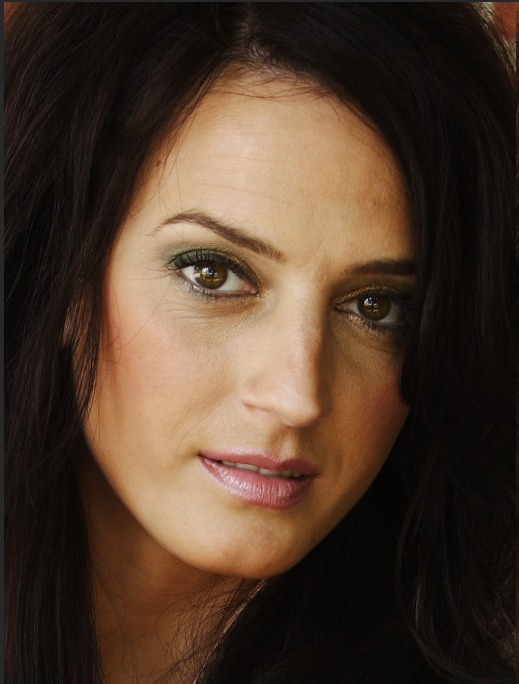
#> input picture Section4/exam/face.jpeg, 519 x 684 px
$ python exam1.py
#> lines starting #> are read from the running program, lines starting #| are printed output that depends on the picture
import cv2 as cv
import numpy as np

img=cv.imread("face.jpeg")
#> img is the input picture: shape (684, 519, 3); mean B, G, R 43.3, 58.1, 77.8
mask=int('11111110',2)
new_img = np.zeros((img.shape[0],img.shape[1],3), np.uint8)

for i in range(img.shape[0]):
    for j in range(img.shape[1]):
        nVal=img[i,j] & mask
        new_img[i,j] = nVal

img3=cv.hconcat([img,new_img])
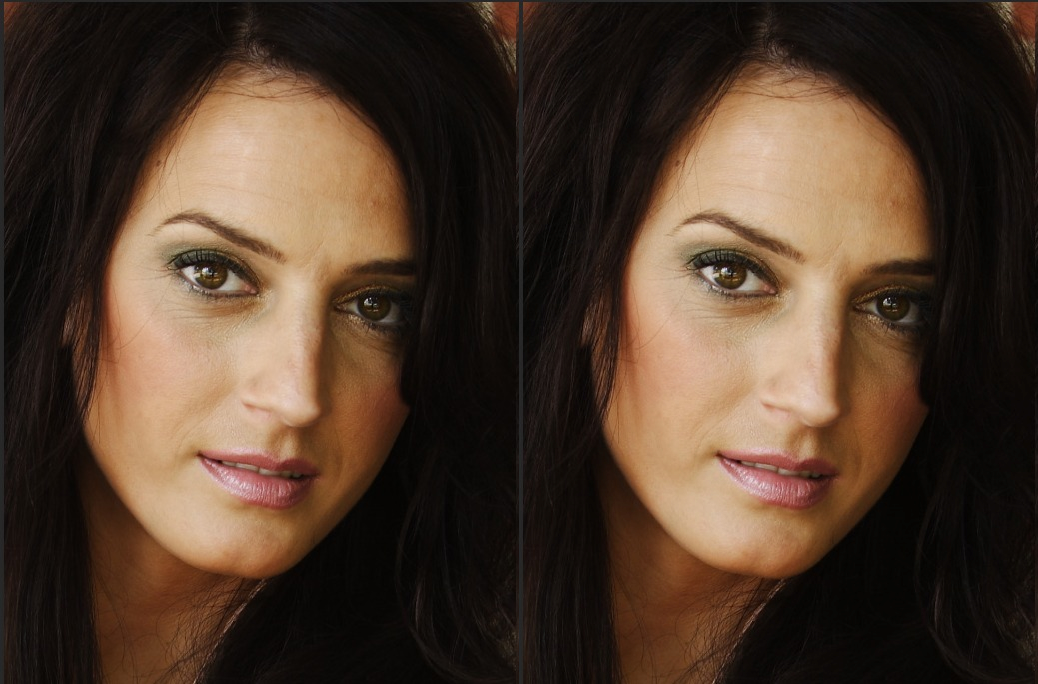
#> img3: shape (684, 1038, 3); mean B, G, R 43.1, 57.9, 77.6
# cv.imwrite('finalImage.png',img3)
cv.imshow("image",img3)
cv.waitKey(0)
# img2=cv.hconcat([img,nVal])

# cv.imwrite("img.jpeg",img2)

$ run again, with Section4/exam/brad.jpg copied over Section4/exam/face.jpeg
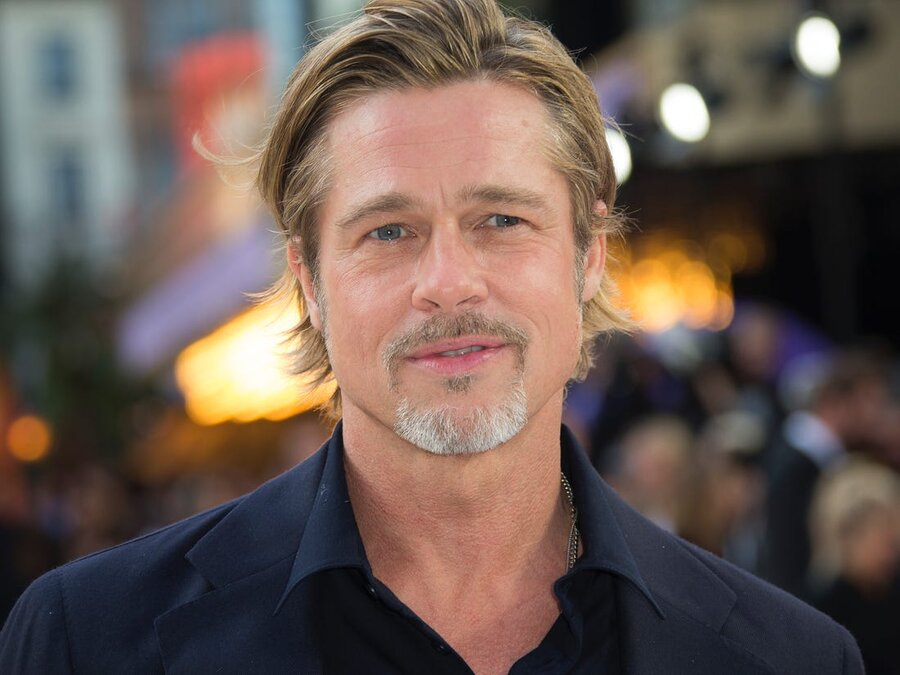
#> input picture Section4/exam/brad.jpg, 900 x 675 px
#> img is the input picture: shape (675, 900, 3); mean B, G, R 81.8, 89.7, 106.5
#> `img3=cv.hconcat([img,new_img])`:
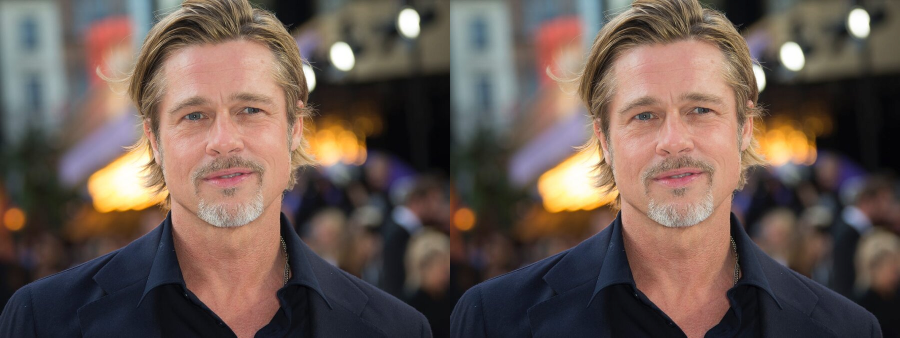
#> img3: shape (675, 1800, 3) (shown at 1/2 size); mean B, G, R 81.6, 89.5, 106.3

$ run again, with Section4/exam/mori.jpg copied over Section4/exam/face.jpeg
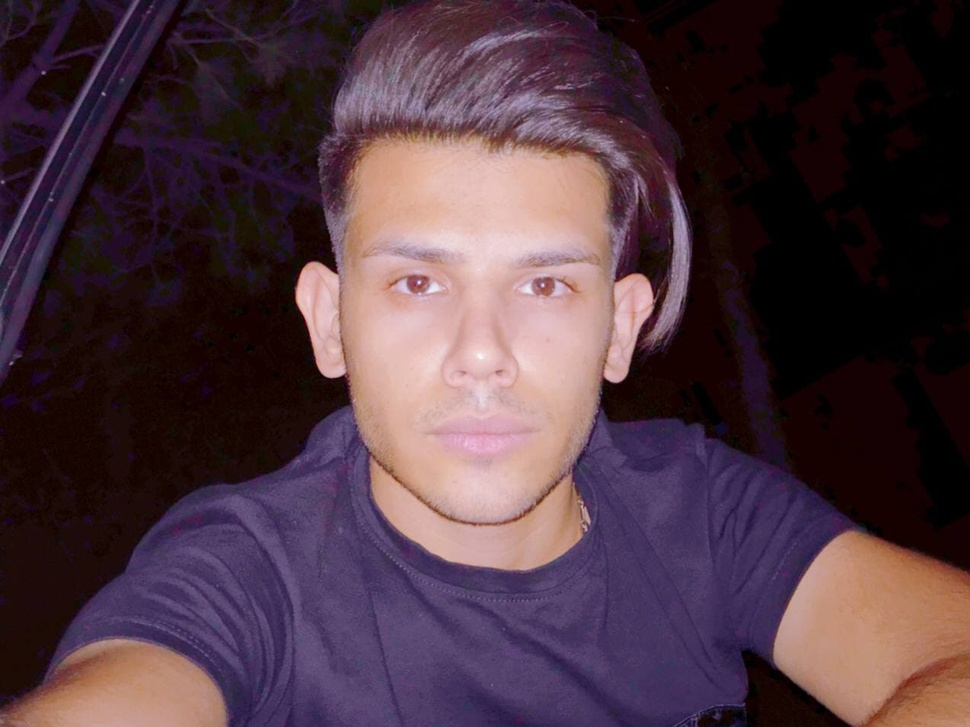
#> input picture Section4/exam/mori.jpg, 970 x 727 px, shrunk from 1274 x 955 before the run
#> img is the input picture: shape (727, 970, 3); mean B, G, R 64.3, 54.7, 77.5
#> `img3=cv.hconcat([img,new_img])`:
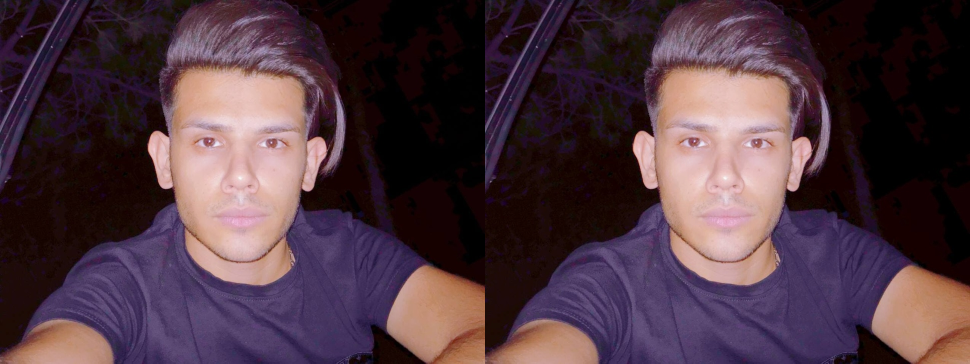
#> img3: shape (727, 1940, 3) (shown at 1/2 size); mean B, G, R 64, 54.5, 77.2
